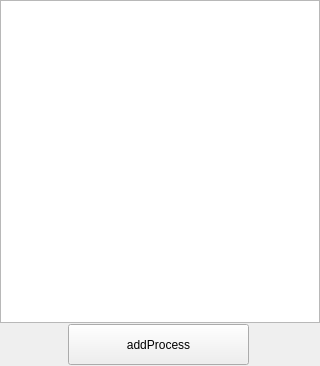
<?xml version="1.0" encoding="UTF-8"?>
<ui version="4.0">
 <class>MainWindow</class>
 <widget class="QMainWindow" name="MainWindow">
  <property name="geometry">
   <rect>
    <x>0</x>
    <y>0</y>
    <width>320</width>
    <height>366</height>
   </rect>
  </property>
  <property name="windowTitle">
   <string>MainWindow</string>
  </property>
  <widget class="QWidget" name="centralWidget">
   <widget class="QTableWidget" name="tableWidget">
    <property name="geometry">
     <rect>
      <x>0</x>
      <y>0</y>
      <width>320</width>
      <height>323</height>
     </rect>
    </property>
   </widget>
   <widget class="QPushButton" name="pushButton">
    <property name="geometry">
     <rect>
      <x>68</x>
      <y>324</y>
      <width>181</width>
      <height>41</height>
     </rect>
    </property>
    <property name="text">
     <string>addProcess</string>
    </property>
   </widget>
  </widget>
 </widget>
 <layoutdefault spacing="6" margin="11"/>
 <resources/>
 <connections/>
</ui>
